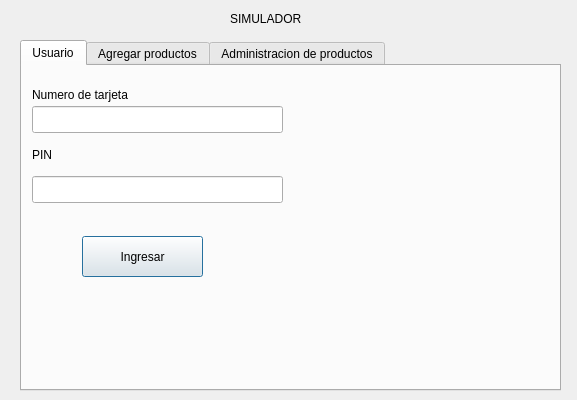
<?xml version="1.0" encoding="UTF-8"?>
<ui version="4.0">
 <class>simulador</class>
 <widget class="QDialog" name="simulador">
  <property name="geometry">
   <rect>
    <x>0</x>
    <y>0</y>
    <width>577</width>
    <height>400</height>
   </rect>
  </property>
  <property name="windowTitle">
   <string>Dialog</string>
  </property>
  <widget class="QLabel" name="label">
   <property name="geometry">
    <rect>
     <x>230</x>
     <y>10</y>
     <width>101</width>
     <height>17</height>
    </rect>
   </property>
   <property name="styleSheet">
    <string notr="true">font: 75 11pt &quot;Ubuntu&quot;;</string>
   </property>
   <property name="text">
    <string>SIMULADOR</string>
   </property>
  </widget>
  <widget class="QTabWidget" name="tabWidget">
   <property name="geometry">
    <rect>
     <x>20</x>
     <y>40</y>
     <width>541</width>
     <height>351</height>
    </rect>
   </property>
   <property name="tabShape">
    <enum>QTabWidget::Rounded</enum>
   </property>
   <property name="currentIndex">
    <number>0</number>
   </property>
   <widget class="QWidget" name="tab">
    <attribute name="icon">
     <iconset>
      <normaloff>../iconos/user_friend.png</normaloff>../iconos/user_friend.png</iconset>
    </attribute>
    <attribute name="title">
     <string>Usuario</string>
    </attribute>
    <widget class="QPushButton" name="login_usuario">
     <property name="geometry">
      <rect>
       <x>60</x>
       <y>170</y>
       <width>121</width>
       <height>41</height>
      </rect>
     </property>
     <property name="text">
      <string>Ingresar</string>
     </property>
     <property name="icon">
      <iconset>
       <normaloff>../iconos/user_friend.png</normaloff>../iconos/user_friend.png</iconset>
     </property>
     <property name="iconSize">
      <size>
       <width>40</width>
       <height>40</height>
      </size>
     </property>
    </widget>
    <widget class="QLabel" name="label_3">
     <property name="geometry">
      <rect>
       <x>10</x>
       <y>80</y>
       <width>67</width>
       <height>17</height>
      </rect>
     </property>
     <property name="text">
      <string>PIN</string>
     </property>
    </widget>
    <widget class="QLabel" name="label_2">
     <property name="geometry">
      <rect>
       <x>10</x>
       <y>20</y>
       <width>141</width>
       <height>17</height>
      </rect>
     </property>
     <property name="text">
      <string>Numero de tarjeta</string>
     </property>
    </widget>
    <widget class="QLineEdit" name="tarjeta_simulador">
     <property name="geometry">
      <rect>
       <x>10</x>
       <y>40</y>
       <width>251</width>
       <height>27</height>
      </rect>
     </property>
    </widget>
    <widget class="QLineEdit" name="pin_simulador">
     <property name="geometry">
      <rect>
       <x>10</x>
       <y>110</y>
       <width>251</width>
       <height>27</height>
      </rect>
     </property>
    </widget>
   </widget>
   <widget class="QWidget" name="productos">
    <attribute name="icon">
     <iconset>
      <normaloff>../iconos/apple-red.png</normaloff>../iconos/apple-red.png</iconset>
    </attribute>
    <attribute name="title">
     <string>Agregar productos</string>
    </attribute>
    <widget class="QLabel" name="label_4">
     <property name="geometry">
      <rect>
       <x>10</x>
       <y>20</y>
       <width>131</width>
       <height>31</height>
      </rect>
     </property>
     <property name="text">
      <string>Tipo de producto</string>
     </property>
    </widget>
    <widget class="QLabel" name="label_5">
     <property name="geometry">
      <rect>
       <x>10</x>
       <y>70</y>
       <width>67</width>
       <height>17</height>
      </rect>
     </property>
     <property name="text">
      <string>Nombre</string>
     </property>
    </widget>
    <widget class="QLabel" name="label_6">
     <property name="geometry">
      <rect>
       <x>10</x>
       <y>120</y>
       <width>67</width>
       <height>17</height>
      </rect>
     </property>
     <property name="text">
      <string>Marca</string>
     </property>
    </widget>
    <widget class="QLabel" name="label_7">
     <property name="geometry">
      <rect>
       <x>10</x>
       <y>170</y>
       <width>67</width>
       <height>17</height>
      </rect>
     </property>
     <property name="text">
      <string>Precio</string>
     </property>
    </widget>
    <widget class="QLineEdit" name="nombre_producto">
     <property name="geometry">
      <rect>
       <x>150</x>
       <y>60</y>
       <width>191</width>
       <height>27</height>
      </rect>
     </property>
    </widget>
    <widget class="QLineEdit" name="marca_producto">
     <property name="geometry">
      <rect>
       <x>150</x>
       <y>110</y>
       <width>191</width>
       <height>27</height>
      </rect>
     </property>
    </widget>
    <widget class="QLineEdit" name="precio_producto">
     <property name="geometry">
      <rect>
       <x>150</x>
       <y>160</y>
       <width>191</width>
       <height>27</height>
      </rect>
     </property>
    </widget>
    <widget class="QPushButton" name="ingresar_producto">
     <property name="geometry">
      <rect>
       <x>150</x>
       <y>220</y>
       <width>171</width>
       <height>27</height>
      </rect>
     </property>
     <property name="text">
      <string>Ingresar producto</string>
     </property>
    </widget>
    <widget class="QLineEdit" name="tipo_producto">
     <property name="geometry">
      <rect>
       <x>150</x>
       <y>20</y>
       <width>191</width>
       <height>27</height>
      </rect>
     </property>
    </widget>
   </widget>
   <widget class="QWidget" name="tab_2">
    <attribute name="icon">
     <iconset>
      <normaloff>../iconos/money_91337.jpg</normaloff>../iconos/money_91337.jpg</iconset>
    </attribute>
    <attribute name="title">
     <string>Administracion de productos</string>
    </attribute>
    <widget class="QTableWidget" name="tabla_productos">
     <property name="geometry">
      <rect>
       <x>10</x>
       <y>20</y>
       <width>461</width>
       <height>192</height>
      </rect>
     </property>
     <attribute name="horizontalHeaderDefaultSectionSize">
      <number>153</number>
     </attribute>
     <column>
      <property name="text">
       <string>Nombre</string>
      </property>
     </column>
     <column>
      <property name="text">
       <string>Tipo</string>
      </property>
     </column>
     <column>
      <property name="text">
       <string>Marca</string>
      </property>
     </column>
    </widget>
    <widget class="QPushButton" name="cargar_productos">
     <property name="geometry">
      <rect>
       <x>70</x>
       <y>230</y>
       <width>141</width>
       <height>41</height>
      </rect>
     </property>
     <property name="text">
      <string>Cargar datos</string>
     </property>
     <property name="icon">
      <iconset>
       <normaloff>../iconos/base.png</normaloff>../iconos/base.png</iconset>
     </property>
     <property name="iconSize">
      <size>
       <width>40</width>
       <height>40</height>
      </size>
     </property>
    </widget>
    <widget class="QPushButton" name="ver_producto">
     <property name="geometry">
      <rect>
       <x>220</x>
       <y>230</y>
       <width>141</width>
       <height>41</height>
      </rect>
     </property>
     <property name="text">
      <string>Ver producto</string>
     </property>
     <property name="icon">
      <iconset>
       <normaloff>../iconos/search_button_green_32.png</normaloff>../iconos/search_button_green_32.png</iconset>
     </property>
     <property name="iconSize">
      <size>
       <width>40</width>
       <height>40</height>
      </size>
     </property>
    </widget>
   </widget>
  </widget>
 </widget>
 <resources/>
 <connections/>
</ui>
